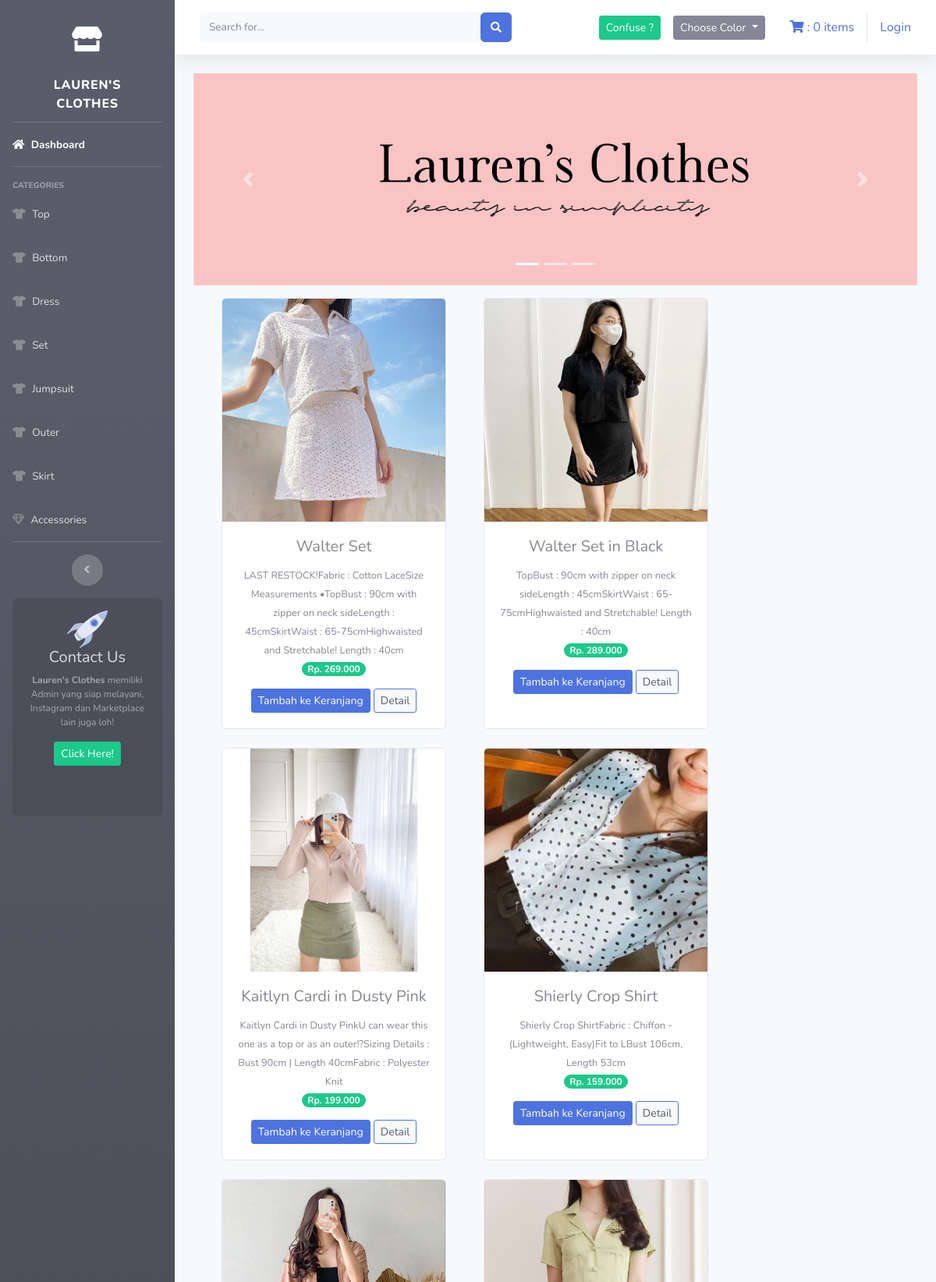
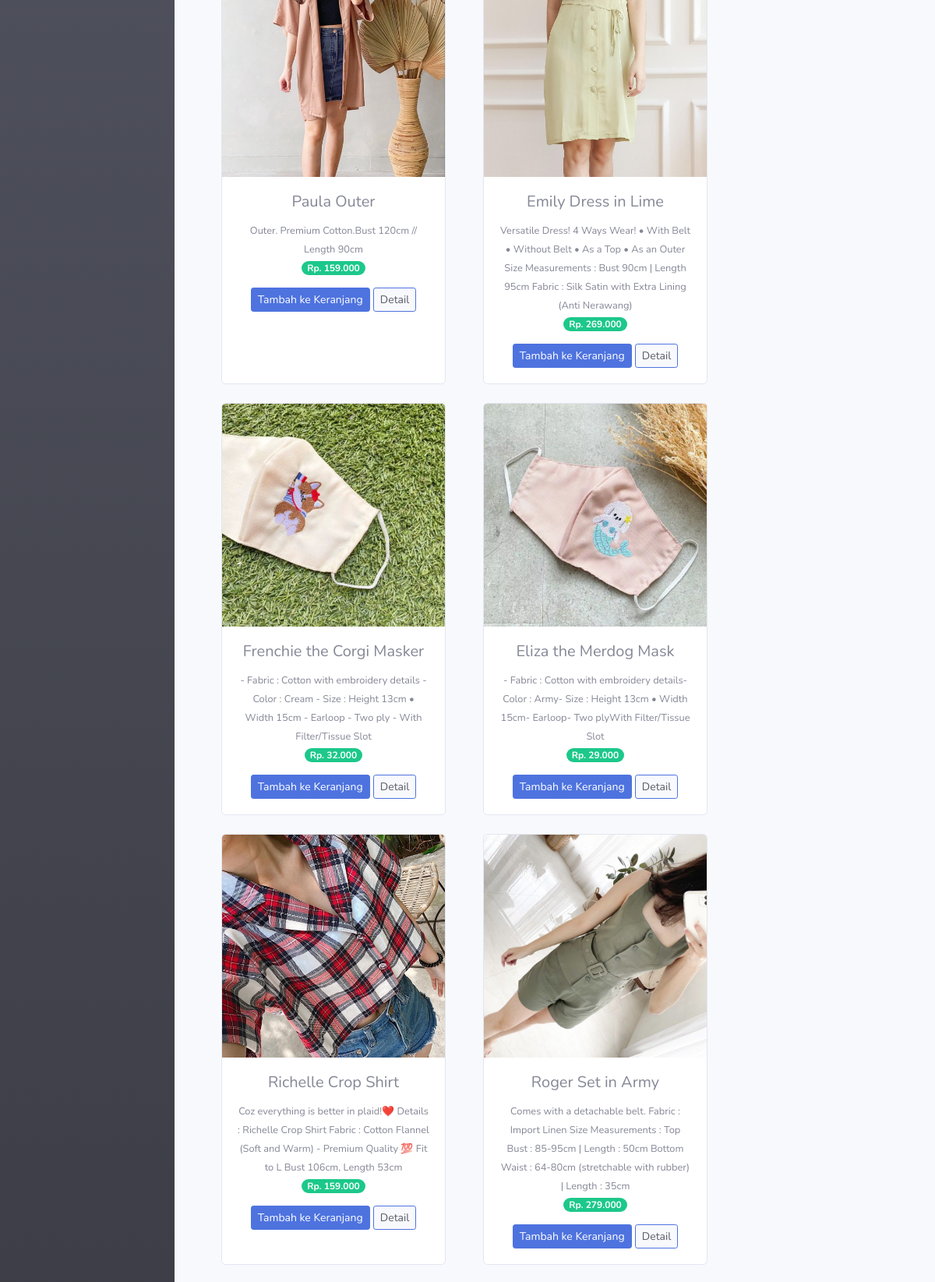
The page / (upper part) on the database its author committed (2 pictures, top to bottom).
### tables this page shows
CREATE TABLE `tb_barang` (
  `id_brg` int(11) NOT NULL,
  `nama_brg` varchar(120) NOT NULL,
  `keterangan` varchar(512) NOT NULL,
  `kategori` varchar(60) NOT NULL,
  `harga` int(11) NOT NULL,
  `stok` int(11) NOT NULL,
  `gambar` text NOT NULL,
  `warna` varchar(120) NOT NULL,
  `r_kenyamanan` int(11) NOT NULL,
  `r_harga` int(11) NOT NULL,
  `r_formalitas` int(11) NOT NULL,
  `c_review` int(11) NOT NULL DEFAULT 1
);

### application/controllers/Welcome.php (called while the page is built, shortened)
<?php
class Welcome extends CI_Controller {
	public function __construct()
    {
        $this->load->model('Model_barang');
    }
	public function index()
    {
		$keyword = $this->input->get('keyword');
		if($keyword!=null)
        $data['barang'] = $this->model_barang->get_keyword($keyword);
		else
        $data['barang'] = $this->model_barang->tampil_data()->result();
        $this->load->view('templates/header');
        $this->load->view('templates/sidebar');
        $this->load->view('dashboard', $data);
        $this->load->view('templates/footer');
    }
}

### index.php (called while the page is built, shortened)
<?php
require_once BASEPATH.'core/CodeIgniter.php';

### application/models/model_barang.php (called while the page is built, shortened)
<?php
class Model_barang extends CI_Model{
    public function tampil_data(){
        return $this->db->get('tb_barang');
    }
}

### application/views/dashboard.php (the view, shortened to what this page needs)
<div class="container-fluid">
    <div id="carouselExampleIndicators" class="carousel slide" data-bs-ride="carousel">
        <ol class="carousel-indicators">
            <li type="button" data-bs-target="#carouselExampleIndicators" data-bs-slide-to="0" class="active"></li>
            <li type="button" data-bs-target="#carouselExampleIndicators" data-bs-slide-to="1"></li>
            <li type="button" data-bs-target="#carouselExampleIndicators" data-bs-slide-to="2"></li>
        </ol>
        <div  class="carousel-inner">
            <div class="carousel-item active">
                <img src="<?php echo base_url('assets/img/slider0.jpg') ?>" class="d-block w-100" alt="...">
            </div>
        </div>
        <a class="carousel-control-prev" href="#carouselExampleIndicators" role="button" data-slide="prev">
            <span class="carousel-control-prev-icon" aria-hidden="true"></span>
        </a>
        <a class="carousel-control-next" href="#carouselExampleIndicators" role="button" data-slide="next">
            <span class="carousel-control-next-icon" aria-hidden="true"></span>
        </a>
    </div>
    <div class="row text-center mt-3">
        <?php foreach ($barang as $brg) : ?>
            <div class="card ml-5 mb-4" style="width: 18rem;">
                <img src="<?php echo base_url() . '/uploads/' . $brg->gambar ?>" class="card-img-top" alt="...">
                <div class="card-body">
                    <h5 class="card-title"><?php echo $brg->nama_brg ?></h5>
                    <small><?php echo $brg->keterangan ?></small><br>
                    <span class="badge badge-pill badge-success mb-3">Rp. <?php echo number_format($brg->harga, 0, ',', '.')  ?></span> <br>
                    <?php echo anchor('dashboard/tambah_ke_keranjang/'. $brg->id_brg,
                    '<div class="btn btn-sm btn-primary">Tambah ke Keranjang</div>')?>
                    <?php echo anchor('dashboard/detail/'. $brg->id_brg,
                    '<div class="btn btn-sm btn-primary bg-light text-dark">Detail</div>')?>
                </div>
            </div>
        <?php endforeach ?>
    </div>
</div>

### rows shown on the page
tb_barang: gambar (picture), nama_brg "Walter Set", keterangan "LAST RESTOCK!Fabric : Cotton LaceSize Measurements •TopBust : 90cm with zipper on neck sideLength : 45cmSkirtWaist : 65-75cmHighwaisted and Stretchable! Length : 40cm", harga "269.000", id_brg "Tambah ke Keranjang", id_brg "Detail"
tb_barang: gambar (picture), nama_brg "Walter Set in Black", keterangan "TopBust : 90cm with zipper on neck sideLength : 45cmSkirtWaist : 65-75cmHighwaisted and Stretchable! Length : 40cm", harga "289.000", id_brg "Tambah ke Keranjang", id_brg "Detail"
tb_barang: gambar (picture), nama_brg "Kaitlyn Cardi in Dusty Pink", keterangan "Kaitlyn Cardi in Dusty PinkU can wear this one as a top or as an outer!?Sizing Details : Bust 90cm | Length 40cmFabric : Polyester Knit", harga "199.000", id_brg "Tambah ke Keranjang", id_brg "Detail"
tb_barang: gambar (picture), nama_brg "Shierly Crop Shirt", keterangan "Shierly Crop ShirtFabric : Chiffon - (Lightweight, Easy)Fit to LBust 106cm, Length 53cm", harga "159.000", id_brg "Tambah ke Keranjang", id_brg "Detail"
tb_barang: gambar (picture), nama_brg "Paula Outer", keterangan "Outer. Premium Cotton.Bust 120cm // Length 90cm", harga "159.000", id_brg "Tambah ke Keranjang", id_brg "Detail"
tb_barang: gambar (picture), nama_brg "Emily Dress in Lime", keterangan "Versatile Dress! 4 Ways Wear! • With Belt • Without Belt • As a Top • As an Outer Size Measurements : Bust 90cm | Length 95cm Fabric : Silk Satin with Extra Lining (Anti Nerawang)", harga "269.000", id_brg "Tambah ke Keranjang", id_brg "Detail"
tb_barang: gambar (picture), nama_brg "Frenchie the Corgi Masker", keterangan "- Fabric : Cotton with embroidery details - Color : Cream - Size : Height 13cm • Width 15cm - Earloop - Two ply - With Filter/Tissue Slot", harga "32.000", id_brg "Tambah ke Keranjang", id_brg "Detail"
tb_barang: gambar (picture), nama_brg "Eliza the Merdog Mask", keterangan "- Fabric : Cotton with embroidery details- Color : Army- Size : Height 13cm • Width 15cm- Earloop- Two plyWith Filter/Tissue Slot", harga "29.000", id_brg "Tambah ke Keranjang", id_brg "Detail"
tb_barang: gambar (picture), nama_brg "Richelle Crop Shirt", keterangan "Coz everything is better in plaid!❤️ Details : Richelle Crop Shirt Fabric : Cotton Flannel (Soft and Warm) - Premium Quality 💯 Fit to L Bust 106cm, Length 53cm", harga "159.000", id_brg "Tambah ke Keranjang", id_brg "Detail"
tb_barang: gambar (picture), nama_brg "Roger Set in Army", keterangan "Comes with a detachable belt. Fabric : Import Linen Size Measurements : Top Bust : 85-95cm | Length : 50cm Bottom Waist : 64-80cm (stretchable with rubber) | Length : 35cm", harga "279.000", id_brg "Tambah ke Keranjang", id_brg "Detail"

### other values the page prints
$this->cart->total_items() "0"
anchor('auth/login', 'Login') "Login"
